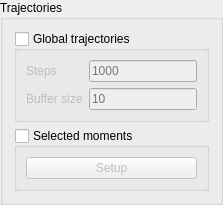
                                       <widget class="QGroupBox" name="InpTrajBox">
                                          <property name="title">
                                             <string>Trajectories</string>
                                          </property>
                                          <layout class="QGridLayout" name="gridLayout_19">
                                             <item row="1" column="0">
                                                <widget class="QGroupBox" name="InpSingleTrajBox">
                                                   <property name="title">
                                                      <string>Selected moments</string>
                                                   </property>
                                                   <property name="checkable">
                                                      <bool>true</bool>
                                                   </property>
                                                   <property name="checked">
                                                      <bool>false</bool>
                                                   </property>
                                                   <layout class="QVBoxLayout" name="verticalLayout_20">
                                                      <item>
                                                         <widget class="QPushButton" name="InpNTrajButton">
                                                            <property name="text">
                                                               <string>Setup</string>
                                                            </property>
                                                         </widget>
                                                      </item>
                                                   </layout>
                                                </widget>
                                             </item>
                                             <item row="0" column="0">
                                                <widget class="QGroupBox" name="InpGlobalTrajBox">
                                                   <property name="statusTip">
                                                      <string>Print the trajectories of every magnetic moment (on/off)</string>
                                                   </property>
                                                   <property name="whatsThis">
                                                      <string>Print the trajectories of every magnetic moment (on/off)</string>
                                                   </property>
                                                   <property name="accessibleName">
                                                      <string>Print the trajectories of every magnetic moment (on/off)</string>
                                                   </property>
                                                   <property name="title">
                                                      <string>Global trajectories</string>
                                                   </property>
                                                   <property name="checkable">
                                                      <bool>true</bool>
                                                   </property>
                                                   <property name="checked">
                                                      <bool>false</bool>
                                                   </property>
                                                   <layout class="QGridLayout" name="gridLayout_13">
                                                      <item row="0" column="0">
                                                         <widget class="QLabel" name="InitTTrajStepLabel">
                                                            <property name="text">
                                                               <string>Steps</string>
                                                            </property>
                                                         </widget>
                                                      </item>
                                                      <item row="0" column="1">
                                                         <widget class="QLineEdit" name="InitTTrajStep">
                                                            <property name="placeholderText">
                                                               <string>1000</string>
                                                            </property>
                                                         </widget>
                                                      </item>
                                                      <item row="1" column="0">
                                                         <widget class="QLabel" name="InitTTrajBuffLabel">
                                                            <property name="text">
                                                               <string>Buffer size</string>
                                                            </property>
                                                         </widget>
                                                      </item>
                                                      <item row="1" column="1">
                                                         <widget class="QLineEdit" name="InitTTrajBuff">
                                                            <property name="placeholderText">
                                                               <string>10</string>
                                                            </property>
                                                         </widget>
                                                      </item>
                                                   </layout>
                                                </widget>
                                             </item>
                                          </layout>
                                       </widget>
